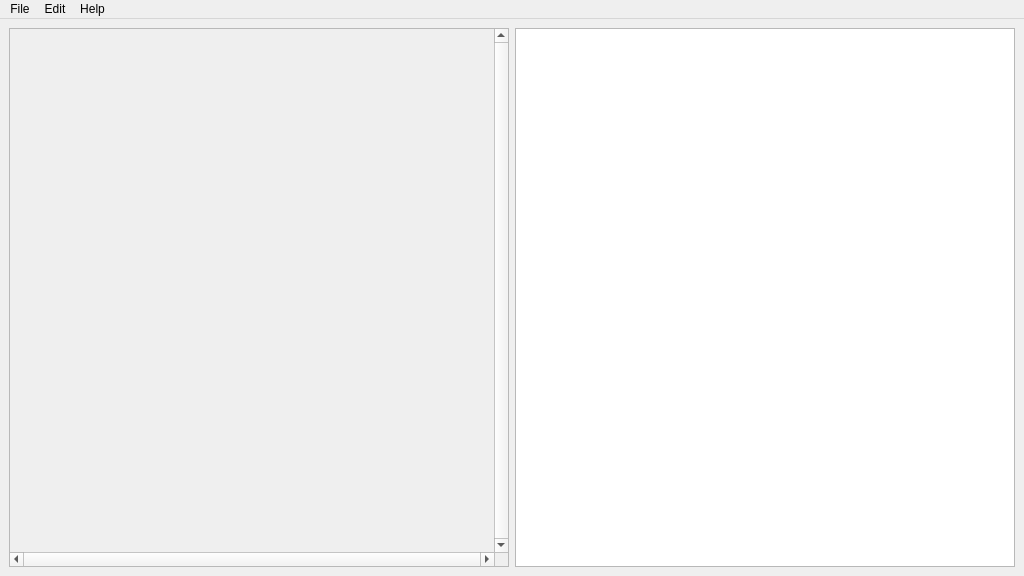
<?xml version="1.0" encoding="UTF-8"?>
<ui version="4.0">
 <class>MainWindow</class>
 <widget class="QMainWindow" name="MainWindow">
  <property name="geometry">
   <rect>
    <x>0</x>
    <y>0</y>
    <width>1024</width>
    <height>576</height>
   </rect>
  </property>
  <property name="windowTitle">
   <string>HisterroPy</string>
  </property>
  <widget class="QWidget" name="centralwidget">
   <property name="sizePolicy">
    <sizepolicy hsizetype="Expanding" vsizetype="Expanding">
     <horstretch>0</horstretch>
     <verstretch>0</verstretch>
    </sizepolicy>
   </property>
   <layout class="QGridLayout" name="gridLayout">
    <item row="0" column="0">
     <widget class="QScrollArea" name="scrollArea">
      <property name="sizePolicy">
       <sizepolicy hsizetype="Expanding" vsizetype="Expanding">
        <horstretch>0</horstretch>
        <verstretch>0</verstretch>
       </sizepolicy>
      </property>
      <property name="verticalScrollBarPolicy">
       <enum>Qt::ScrollBarPolicy::ScrollBarAlwaysOn</enum>
      </property>
      <property name="horizontalScrollBarPolicy">
       <enum>Qt::ScrollBarPolicy::ScrollBarAlwaysOn</enum>
      </property>
      <property name="widgetResizable">
       <bool>true</bool>
      </property>
      <property name="alignment">
       <set>Qt::AlignmentFlag::AlignLeading|Qt::AlignmentFlag::AlignLeft|Qt::AlignmentFlag::AlignVCenter</set>
      </property>
      <widget class="QWidget" name="scrollAreaWidgetContents">
       <property name="geometry">
        <rect>
         <x>0</x>
         <y>0</y>
         <width>481</width>
         <height>517</height>
        </rect>
       </property>
       <property name="sizePolicy">
        <sizepolicy hsizetype="Expanding" vsizetype="Expanding">
         <horstretch>0</horstretch>
         <verstretch>0</verstretch>
        </sizepolicy>
       </property>
      </widget>
     </widget>
    </item>
    <item row="0" column="1">
     <widget class="QTextBrowser" name="textBrowser"/>
    </item>
   </layout>
  </widget>
  <widget class="QMenuBar" name="menuBar">
   <property name="geometry">
    <rect>
     <x>0</x>
     <y>0</y>
     <width>1024</width>
     <height>22</height>
    </rect>
   </property>
   <widget class="QMenu" name="menuFile">
    <property name="title">
     <string>File</string>
    </property>
    <addaction name="actionOpen_Image"/>
    <addaction name="actionSave_Text"/>
    <addaction name="separator"/>
    <addaction name="actionExit"/>
   </widget>
   <widget class="QMenu" name="menuEdit">
    <property name="title">
     <string>Edit</string>
    </property>
    <addaction name="actionBleach"/>
    <addaction name="actionGrayscale"/>
    <addaction name="actionBlur"/>
    <addaction name="actionRender"/>
    <addaction name="separator"/>
    <addaction name="actionRemove_Line_Breaks"/>
    <addaction name="separator"/>
    <addaction name="actionCompile"/>
   </widget>
   <widget class="QMenu" name="menuHelp">
    <property name="title">
     <string>Help</string>
    </property>
    <addaction name="actionInfo"/>
   </widget>
   <addaction name="menuFile"/>
   <addaction name="menuEdit"/>
   <addaction name="menuHelp"/>
  </widget>
  <action name="actionOpen_Image">
   <property name="text">
    <string>Open Image</string>
   </property>
  </action>
  <action name="actionExit">
   <property name="text">
    <string>Exit</string>
   </property>
  </action>
  <action name="actionCompile">
   <property name="text">
    <string>Compile</string>
   </property>
  </action>
  <action name="actionBleach">
   <property name="text">
    <string>Bleach</string>
   </property>
  </action>
  <action name="actionSave_Text">
   <property name="text">
    <string>Save Text</string>
   </property>
  </action>
  <action name="actionGrayscale">
   <property name="text">
    <string>Grayscale</string>
   </property>
  </action>
  <action name="actionBlur">
   <property name="text">
    <string>Blur</string>
   </property>
  </action>
  <action name="actionRemove_Line_Breaks">
   <property name="text">
    <string>Remove Line Breaks</string>
   </property>
  </action>
  <action name="actionRender">
   <property name="text">
    <string>Render</string>
   </property>
  </action>
  <action name="actionOpen_PDF">
   <property name="text">
    <string>Open PDF</string>
   </property>
  </action>
  <action name="actionInfo">
   <property name="text">
    <string>Info</string>
   </property>
  </action>
 </widget>
 <resources/>
 <connections/>
</ui>
